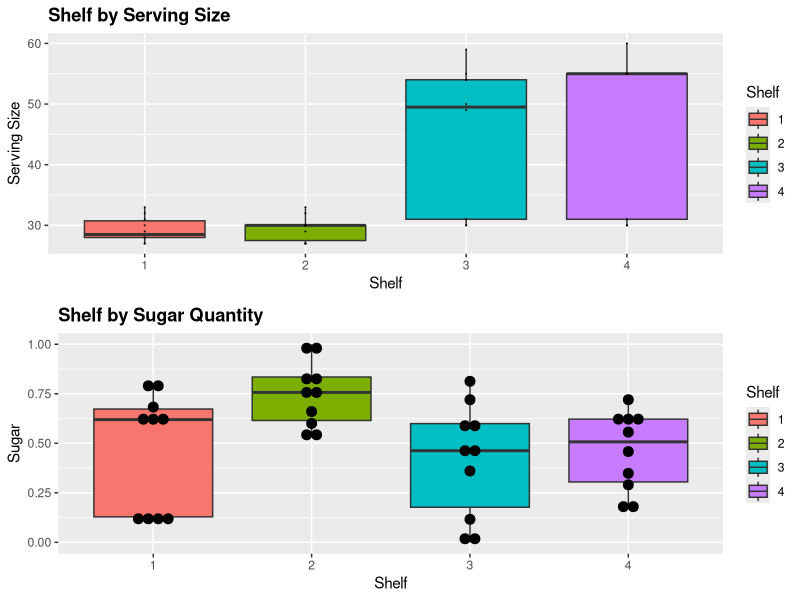
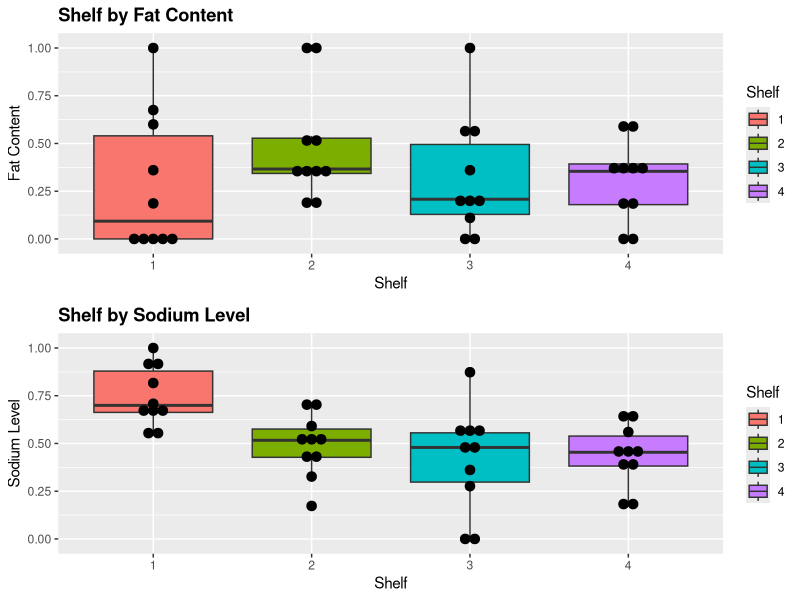
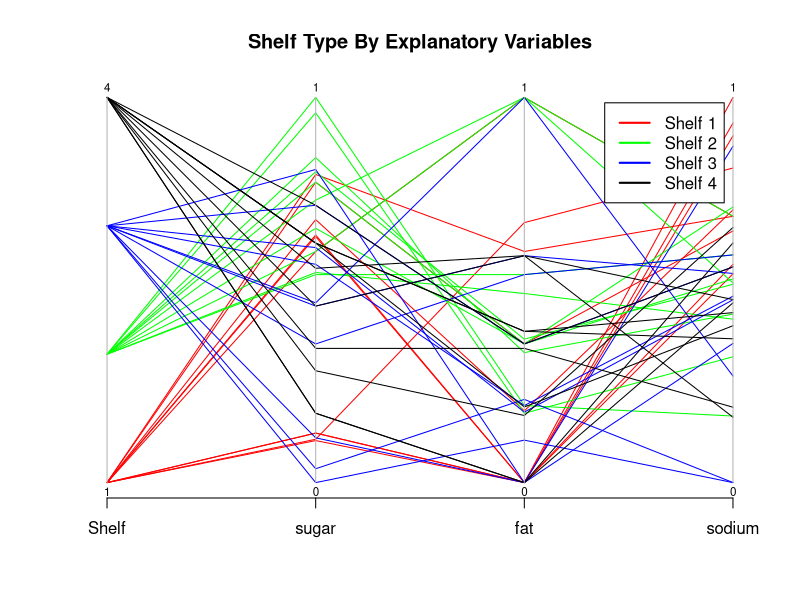

Reproduce these figures in R, in order.
## ---- chunk 1
# install.packages("MASS")
library(tidyverse)
library(patchwork)
library(MASS)

## To assemble multiple plots
library(gridExtra)

# multinomial regression
library(nnet)

# car pacakge for testing
library(car)
## ---- chunk 2
cereal <- read_csv("../data/short-questions/cereal_dillons.csv")
## ---- chunk 3
# reformatting the explanatory variables
# cereal$Shelf <- factor(cereal$Shelf)
cereal$Cereal <- factor(cereal$Cereal)

# normalize the explanatory variables
# 1. divide by serving size
# 2. normalized

stand01 <- function(x) {
  (x - min(x)) / (max(x) - min(x))
}
cereal2 <- data.frame(
  Shelf = cereal$Shelf,
  size = cereal$size_g,
  sugar = stand01(x = cereal$sugar_g / cereal$size_g),
  fat = stand01(x = cereal$fat_g / cereal$size_g),
  sodium = stand01(x = cereal$sodium_mg / cereal$size_g)
)
summary(cereal2)
## ---- chunk 4
p1 <- cereal2 %>%
  mutate(Shelf = as.factor(Shelf)) %>%
  ggplot(aes(Shelf, size)) +
  geom_boxplot(aes(fill = Shelf)) +
  geom_dotplot(binaxis = "y", stackdir = "center", binwidth = 0.05) +
  # coord_flip() +
  ggtitle("Shelf by Serving Size") +
  theme(plot.title = element_text(lineheight = 1, face = "bold")) +
  ylab("Serving Size") +
  xlab("Shelf")

p2 <- cereal2 %>%
  mutate(Shelf = as.factor(Shelf)) %>%
  ggplot(aes(Shelf, sugar)) +
  geom_boxplot(aes(fill = Shelf)) +
  geom_dotplot(binaxis = "y", stackdir = "center", binwidth = 0.05) +
  # coord_flip() +
  ggtitle("Shelf by Sugar Quantity") +
  theme(plot.title = element_text(lineheight = 1, face = "bold")) +
  ylab("Sugar") +
  xlab("Shelf")

p3 <- cereal2 %>%
  mutate(Shelf = as.factor(Shelf)) %>%
  ggplot(aes(Shelf, fat)) +
  geom_boxplot(aes(fill = Shelf)) +
  geom_dotplot(binaxis = "y", stackdir = "center", binwidth = 0.05) +
  # coord_flip() +
  ggtitle("Shelf by Fat Content") +
  theme(plot.title = element_text(lineheight = 1, face = "bold")) +
  ylab("Fat Content") +
  xlab("Shelf")

p4 <- cereal2 %>%
  mutate(Shelf = as.factor(Shelf)) %>%
  ggplot(aes(Shelf, sodium)) +
  geom_boxplot(aes(fill = Shelf)) +
  geom_dotplot(binaxis = "y", stackdir = "center", binwidth = 0.05) +
  # coord_flip() +
  ggtitle("Shelf by Sodium Level") +
  theme(plot.title = element_text(lineheight = 1, face = "bold")) +
  ylab("Sodium Level") +
  xlab("Shelf")


grid.arrange(p1, p2, nrow = 2, ncol = 1)
grid.arrange(p3, p4, nrow = 2, ncol = 1)
## ---- chunk 5
# for ease of visualization, Adding shelf here.
cols <- c("red", "green", "blue", "black")
parcoord(cereal2[c("Shelf", "sugar", "fat", "sodium")],
  col = cols[cereal2$Shelf], var.label = TRUE,
  main = "Shelf Type By Explanatory Variables"
)
legend("topright",
  legend = c("Shelf 1", "Shelf 2", "Shelf 3", "Shelf 4"),
  lwd = 2, col = cols, inset = 0.05
)
## ---- chunk 6
model_cereal_shelves_linear <- multinom(
  formula = Shelf ~ sugar
    + fat
    + sodium,
  data = cereal2
)

# TODO: TA Clarify the quadratic here
model_cereal_shelves_quadratic <- multinom(
  formula = Shelf ~ sugar
    + fat
    + sodium
    + sugar:fat
    + sugar:sodium
    + fat:sodium
    + sugar:fat:sodium,
  data = cereal2
)

summary(model_cereal_shelves_linear)
summary(model_cereal_shelves_quadratic)
## ---- chunk 7
lrt_cereal_main_effects <- Anova(model_cereal_shelves_linear, test = "LR")
lrt_cereal_main_effects
## ---- chunk 8
lrt_cereal_quadratic_effects <- anova(model_cereal_shelves_linear,
  model_cereal_shelves_quadratic,
  test = "Chisq"
)
lrt_cereal_quadratic_effects
## ---- chunk 9
# create a data set with stadardized value
new.data <- data.frame(
  "Cereal" = "Apple Jack",
  "size" = 28,
  "sugar" = 12,
  "fat" = 0.5,
  "sodium" = 130
)

# standardized the data
new.data$sugar <- new.data$sugar / new.data$size
new.data$fat <- new.data$fat / new.data$size
new.data$sodium <- new.data$sodium / new.data$size

new.data$size <- ((new.data$size - min(cereal$size_g))
/ (max(cereal$size_g) - min(cereal$size_g)))

new.data$sugar <- ((new.data$sugar - min(cereal$sugar_g))
/ (max(cereal$sugar_g) - min(cereal$sugar_g)))

new.data$fat <- ((new.data$fat - min(cereal$fat_g))
/ (max(cereal$fat_g) - min(cereal$fat_g)))

new.data$sodium <- ((new.data$sodium - min(cereal$sodium_mg))
/ (max(cereal$sodium_mg) - min(cereal$sodium_mg)))

# get model prediction for the given inputs
aj_shelf_probs <- predict(model_cereal_shelves_linear,
  newdata = new.data,
  type = "probs"
)

aj_shelf_probs
## ---- chunk 10
shelf_vs_sugar_plot <- "fill this in"
## ---- chunk 11
odds_ratios <- "fill this in"
## ---- chunk 12
drinks <- read_csv("../data/short-questions/DeHartSimplified.csv")
## ---- chunk 13
